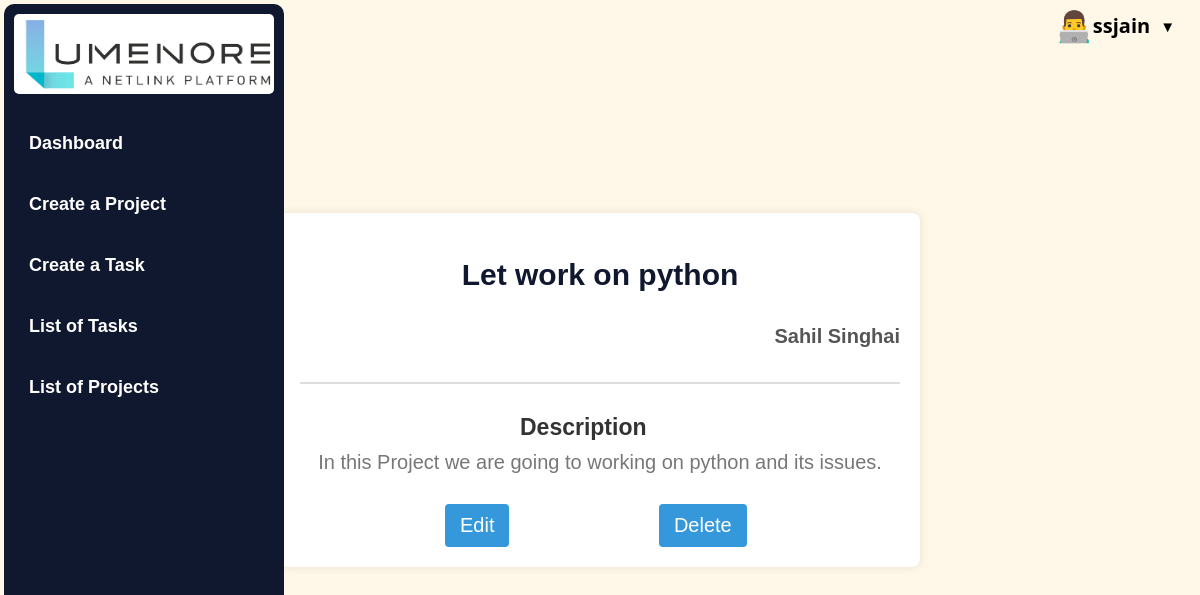
The app's page /apps/project/36/ (signed in) with its own data.
### taskmanager/models.py (models this page shows, shortened)
class UserProfile(AbstractBaseUser, PermissionsMixin):
    username = models.CharField(max_length=30, unique=True)
    name = models.CharField(max_length=100, help_text="Required. Enter your full name.")
    email = models.EmailField(unique=True)
    is_active = models.BooleanField(default=True)
    is_staff = models.BooleanField(default=False)
    USERNAME_FIELD = "username"
    REQUIRED_FIELDS = ["email"]
    objects = UserProfileManager()

class Project(models.Model):
    ticket_projectid = models.AutoField(primary_key=True)
    name = models.CharField(max_length=100)
    description = models.TextField()
    owner = models.ForeignKey(
        UserProfile, on_delete=models.SET_NULL, related_name="project_owner", null=True
    )

### taskmanager/views.py (the view)
# urls.py: path("project/<int:pk>/", views.project, name="project"),
@login_required
def project(req, pk):
    project = (
        Project.objects.filter(ticket_projectid=pk)
        .values("owner__name", "ticket_projectid", "name", "description")
        .first()
    )
    return render(req, "project.html", {"project": project})

### templates/project.html (shortened to what this page needs)
{% extends 'base.html' %}
{% block content %}
<div class="project-details-container">
  <div class="project-details-section">
    <h2>{{ project.name }}</h2>
    <h5>{{ project.owner__name }}</h5>
  </div>
  <hr class="divider">
  <div class="project-details-section">
    <h4>Description</h4>
    <p>{{ project.description }}</p>
  </div>
  {% if request.user.name == project.owner__name %}
  <a href="{% url 'edit' task='project' pk=project.ticket_projectid %}"><button class="edit-button">Edit</button></a>
  <a href="{% url 'delete' task='project' pk=project.ticket_projectid %}"><button class="delete-button">Delete</button></a>
  {% endif %}
</div>
{% endblock %}

### templates/navbar.html (shortened to what this page needs)
<li class="user-info">
    <div class="user-details" onclick="toggleDropdown()">
        <span class="user-icon">👨‍💻</span>
        <span class="user-name">{{ request.user.username }}</span>
        <span class="dropdown-arrow">▼</span>
    </div>
</li>

### apps/static/styles/style.css (style rules this page uses)
body { background-color: #fff8e9; color: #333; font-family: 'Arial', sans-serif; margin: 0; padding: 0; display: flex; flex-direction: column; min-height: 100vh; }
.dropdown-arrow { margin-left: 5px; cursor: pointer; }
.user-info { margin-left: auto; position: relative; }
.user-details { cursor: pointer; display: flex; align-items: center; }
h2 { color: #000000; font-size: 1.5em; font-family: Verdana, Geneva, Tahoma, sans-serif; }
nav ul li { display: inline-block; margin-left: 10px; }
.user-info { position: relative; color: #000000; cursor: pointer; font-family: 'Segoe UI', Tahoma, Geneva, Verdana, sans-serif; }
.user-details { display: flex; align-items: center; margin-right: 20px; }
.user-info .user-name { font-weight: bold; margin-right: 5px; }
.user-info .dropdown-arrow { font-size: 15px; }
.user-icon { font-size: 30px; }
.user-info, .profile-icon, .logout-icon { font-size: 20px; margin-right: 5px; }
button { background-color: #4CAF50; color: #fff; padding: 10px; border: none; border-radius: 4px; cursor: pointer; }
p { margin-top: 10px; text-align: center; color: #666; }
a { color: #3498db; text-decoration: none; }
button { background-color: #4285f4; color: #fff; padding: 10px 19px; border: none; border-radius: 4px; cursor: pointer; font-size: 20px }
body { font-family: 'Arial', sans-serif; }

### templates/project.html (style rules this page uses)
.project-details-container { max-width: 600px; width: 100%; margin: 20px auto; padding: 20px; box-shadow: 0 0 10px rgba(0, 0, 0, 0.1); border-radius: 8px; background-color: #fff; }
.project-details-section { margin-bottom: 20px; }
.project-details-section h2 { font-size: 30px; color: #10182f; text-align: center; }
.project-details-section h5 { font-size: 20px; color: #555; text-align: right; }
.divider { border: 1px solid #ddd; }
.project-details-section h4 { font-size: 23px; color: #333; margin-bottom: 10px; margin-left: 220px; }
.project-details-section p { font-size: 20px; color: #777; }
.edit-button, .delete-button { display: inline-block; padding: 10px 15px; margin-top: 10px; margin-left: 145px; text-decoration: none; color: #fff; background-color: #3498db; border-radius: 4px; transition: background-color 0.3s; }

### records on screen
UserProfile: user.username "ssjain", owner__name "Sahil Singhai"
Project: name "Let work on python", description "In this Project we are going to working on python and its issues."
